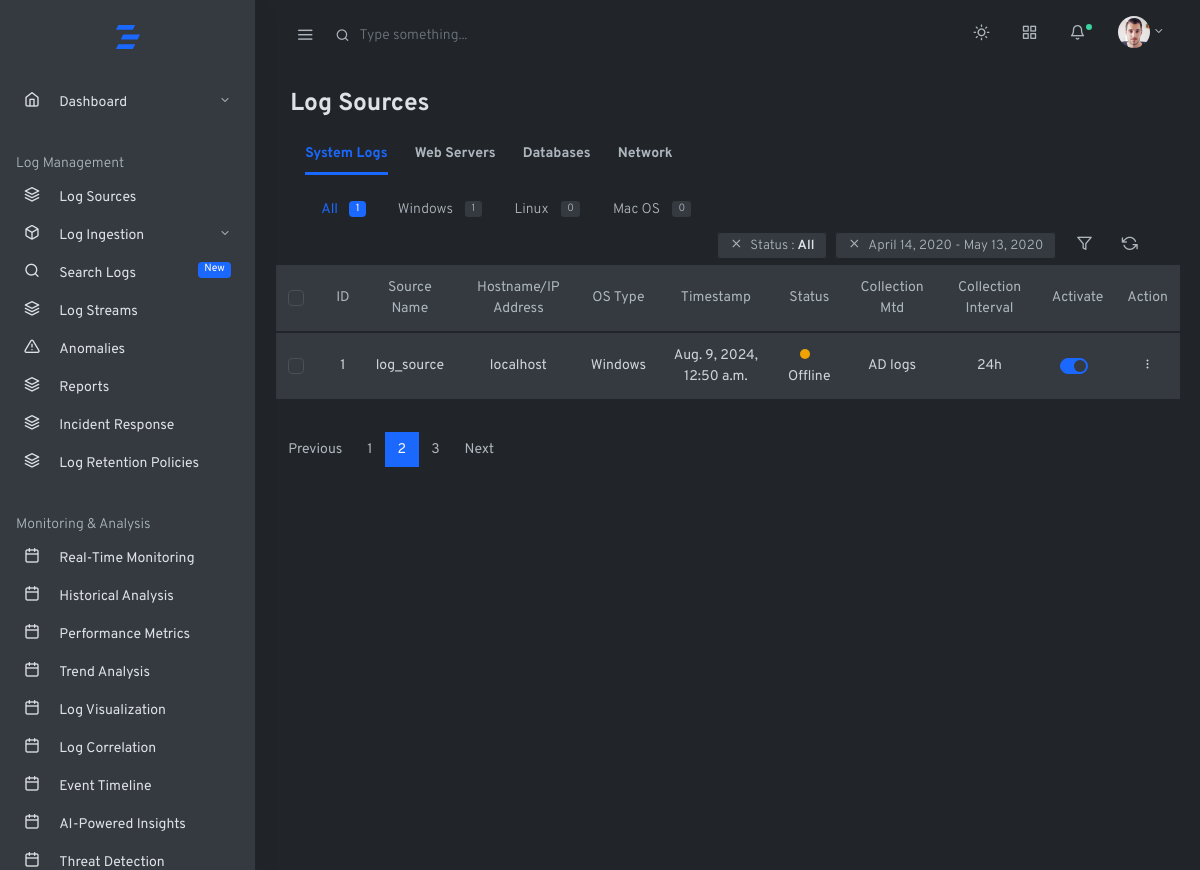
The page /home/log-sources/ on the database as committed earlier.
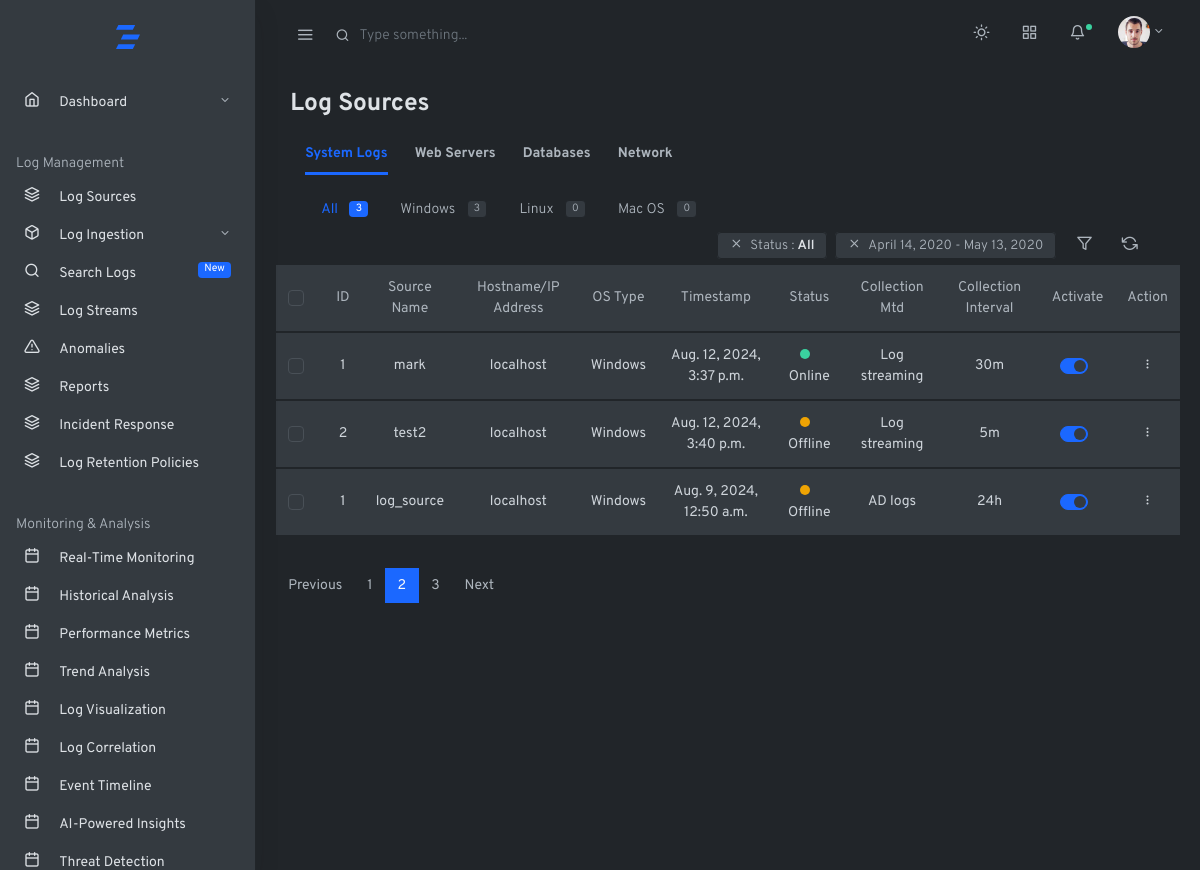
The same page on the database as committed later.
### log_management_app/models.py (models this page shows, shortened)
class WindowsActiveDirectoryLogSource(models.Model):
    SOURCE_STATUS_CHOICES = [
        ('Online', 'Active'),
        ('Offline', 'Inactive'),
    ]
    COLLECTION_INTERVAL_CHOICES = [
        ('5m', 'Every 5 minutes'),
        ('15m', 'Every 15 minutes'),
        ('30m', 'Every 30 minutes'),
        ('1h', 'Every 1 hour'),
        ('6h', 'Every 6 hours'),
        ('12h', 'Every 12 hours'),
        ('24h', 'Every 24 hours'),
    ]
    RETENTION_POLICY_CHOICES = [
        ('7d', '7 days'),
        ('14d', '14 days'),
        ('30d', '30 days'),
        ('60d', '60 days'),
        ('90d', '90 days'),
        ('180d', '180 days'),
        ('365d', '365 days'),
    ]
    log_source_name = models.CharField(max_length=100, default='log_source')
    hostname_ip_address = models.CharField(max_length=255, default='localhost', null=True)
    domain_name=models.CharField(max_length=200)
    ingestion_mtd = models.CharField(max_length=30, default='powershell')
    os_type=models.CharField(max_length=50,default='Windows')
    status = models.CharField(max_length=10, choices=SOURCE_STATUS_CHOICES, default='Offline')
    collection_interval = models.CharField(max_length=10, choices=COLLECTION_INTERVAL_CHOICES, default='24h')
    retention_policy = models.CharField(max_length=10, choices=RETENTION_POLICY_CHOICES, default='30d')
    collection_mtd = models.CharField(max_length=50, default='AD logs')
    activate = models.BooleanField(default=True)
    created_at = models.DateTimeField(auto_now_add=True, null=True)
    updated_at = models.DateTimeField(auto_now=True, null=True)

class WindowsLogSource(models.Model):
    INGESTION_MTD = [
        ('powershell', 'Powershell'),
    ]
    COLLECTION_INTERVAL_CHOICES = [
        ('5m', 'Every 5 minutes'),
        ('15m', 'Every 15 minutes'),
        ('30m', 'Every 30 minutes'),
        ('1h', 'Every 1 hour'),
        ('6h', 'Every 6 hours'),
        ('12h', 'Every 12 hours'),
        ('24h', 'Every 24 hours'),
    ]
    RETENTION_POLICY_CHOICES = [
        ('7d', '7 days'),
        ('14d', '14 days'),
        ('30d', '30 days'),
        ('60d', '60 days'),
        ('90d', '90 days'),
        ('180d', '180 days'),
        ('365d', '365 days'),
    ]
    SOURCE_STATUS_CHOICES = [
        ('Online', 'Active'),
        ('Offline', 'Inactive'),
    ]
    log_source_name = models.CharField(max_length=100)
    hostname_ip_address = models.CharField(max_length=255, default='localhost', null=True)
    description = models.TextField(blank=True, null=True)
    log_type = models.ManyToManyField(WindowsLogType)
    os_type=models.CharField(max_length=50,default='Windows')
    status = models.CharField(max_length=10, choices=SOURCE_STATUS_CHOICES, default='Offline')
    collection_mtd = models.CharField(max_length=50, default='Log streaming')
    collection_interval = models.CharField(max_length=10, choices=COLLECTION_INTERVAL_CHOICES, default='24h')
    retention_policy = models.CharField(max_length=10, choices=RETENTION_POLICY_CHOICES, default='30d')
    ingestion_mtd = models.CharField(max_length=30, choices=INGESTION_MTD, default='powershell')
    comments = models.TextField(blank=True, null=True)
    activate = models.BooleanField(default=True)
    created_at = models.DateTimeField(auto_now_add=True, null=True)
    updated_at = models.DateTimeField(auto_now=True, null=True)

### log_management_app/views.py (the view)
# urls.py: path('home/log-sources/',views.logsources,name='logsources'),
def logsources(request, os_type=None):
    log_sources_1 = WindowsLogSource.objects.all()
    log_sources_2 = WindowsFileLogSource.objects.all()
    log_sources_3 = WindowsPerfLogs.objects.all()
    log_sources_4 = WindowsActiveDirectoryLogSource.objects.all()
    log_sources_5 = LinuxLogSource.objects.all()
    log_sources_6 = LinuxFileLogSource.objects.all()
    log_sources_7 = LinuxPerfLogs.objects.all()
    log_sources_8 = LDAPLogSource.objects.all()
    log_sources_9 = MacLogSource.objects.all()
    log_sources_10 = MacFileLogSource.objects.all()
    log_sources_11 = MacPerfLogs.objects.all()
    log_sources_12 = OpenDirLogSource.objects.all()
    all_log_sources = list(chain(
        log_sources_1, log_sources_2, log_sources_3, log_sources_4,
        log_sources_5, log_sources_6, log_sources_7, log_sources_8,
        log_sources_9, log_sources_10, log_sources_11, log_sources_12
    ))
    windows_count = len(list(chain(log_sources_1, log_sources_2, log_sources_3, log_sources_4)))
    linux_count = len(list(chain(log_sources_5, log_sources_6, log_sources_7, log_sources_8)))
    mac_count = len(list(chain(log_sources_9, log_sources_10, log_sources_11, log_sources_12)))
    all_count = len(all_log_sources)  # Total count of all log sources
    if os_type == "windows":
        log_sources = list(chain(log_sources_1, log_sources_2, log_sources_3, log_sources_4))
    elif os_type == "linux":
        log_sources = list(chain(log_sources_5, log_sources_6, log_sources_7, log_sources_8))
    elif os_type == "macos":
        log_sources = list(chain(log_sources_9, log_sources_10, log_sources_11, log_sources_12))
    else:
        log_sources = all_log_sources
    context = {
        'log_sources': log_sources,
        'windows_count': windows_count,
        'linux_count': linux_count,
        'mac_count': mac_count,
        'all_count': all_count,
        'os_type': os_type,  # Pass os_type to the template for active tab
    }
    return render(request, 'baseapp/logsources/logsources.html', context)

### log_management_app/templates/baseapp/logsources/logsources.html (shortened to what this page needs)
{% extends 'mainhome.html' %}
{% block content %}
        <div class="container-fluid">
          <div class="row justify-content-center">
            <div class="col-12">
              <h2 class="h3 mb-3 page-title">Log Sources</h2>
              <div class="row mb-4 items-align-center">
                <div class="col-md">
                  <div class="col-md">
                    <ul class="nav nav-tabs mb-3" id="myTab" role="tablist">
                        <li class="nav-item">
                            <a class="nav-link active" id="system-logs-tab" data-toggle="tab" href="#system-logs" role="tab" aria-controls="system-logs" aria-selected="true">System Logs</a>
                        </li>
                        <li class="nav-item">
                            <a class="nav-link" id="web-servers-tab" data-toggle="tab" href="#web-servers" role="tab" aria-controls="web-servers" aria-selected="false">Web Servers</a>
                        </li>
                        <li class="nav-item">
                            <a class="nav-link" id="databases-tab" data-toggle="tab" href="#databases" role="tab" aria-controls="databases" aria-selected="false">Databases</a>
                        </li>
                        <li class="nav-item">
                            <a class="nav-link" id="caching-systems-tab" data-toggle="tab" href="#caching-systems" role="tab" aria-controls="caching-systems" aria-selected="false">Network</a>
                        </li>
                    </ul>
                    <div class="tab-content" id="myTabContent">
                        <div class="tab-pane fade show active" id="system-logs" role="tabpanel" aria-labelledby="system-logs-tab">
                            <ul class="nav nav-pills">
                                <li class="nav-item">
                                    <a class="nav-link {% if not os_type %}active bg-transparent text-primary{% else %}text-muted{% endif %}" href="{% url 'logsources' %}">
                                        All
                                        <span class="badge badge-pill {% if not os_type %}bg-primary text-white{% else %}bg-white border text-muted{% endif %} ml-2">{{all_count}}</span>
                                    </a>
                                </li>
                                <li class="nav-item">
                                    <a class="nav-link {% if os_type == 'windows' %}active{% else %}text-muted{% endif %}" href="{% url 'logsources' 'windows' %}">
                                        Windows
                                        <span class="badge badge-pill {% if os_type == 'windows' %}bg-primary text-white{% else %}bg-white border text-muted{% endif %} ml-2">{{windows_count}}</span>
                                    </a>
                                </li>
                                <li class="nav-item">
                                    <a class="nav-link {% if os_type == 'linux' %}active{% else %}text-muted{% endif %}" href="{% url 'logsources' 'linux' %}">
                                        Linux
                                        <span class="badge badge-pill {% if os_type == 'linux' %}bg-primary text-white{% else %}bg-white border text-muted{% endif %} ml-2">{{linux_count}}</span>
                                    </a>
                                </li>
                                <li class="nav-item">
                                    <a class="nav-link {% if os_type == 'macos' %}active{% else %}text-muted{% endif %}" href="{% url 'logsources' 'macos' %}">
                                        Mac OS
                                        <span class="badge badge-pill {% if os_type == 'macos' %}bg-primary text-white{% else %}bg-white border text-muted{% endif %} ml-2">{{mac_count}}</span>
                                    </a>
                                </li>
                            </ul>
                        </div>
                    </div>
                </div>
                <div class="col-md-auto ml-auto text-right">
                  <span class="small bg-white border py-1 px-2 rounded mr-2 d-none d-lg-inline">
                    <a href="#" class="text-muted"><i class="fe fe-x mx-1"></i></a>
                    <span class="text-muted">Status : <strong>All</strong></span>
                  </span>
                  <span class="small bg-white border py-1 px-2 rounded mr-2 d-none d-lg-inline">
                    <a href="#" class="text-muted"><i class="fe fe-x mx-1"></i></a>
                    <span class="text-muted">April 14, 2020 - May 13, 2020</span>
                  </span>
                  <button type="button" class="btn" data-toggle="modal" data-target=".modal-slide"><span class="fe fe-filter fe-16 text-muted"></span></button>
                  <button type="button" class="btn"><span class="fe fe-refresh-ccw fe-16 text-muted"></span></button>
                </div>
              </div>
              <table class="table border table-hover bg-white">
                <thead>
                  <tr role="row">
                    <th>
                      <div class="custom-control custom-checkbox">
                      </div>
                    </th>
                    <th class="text-center">ID</th>
                    <th class="text-center">Source Name</th>
                    <th class="text-center">Hostname/IP Address</th>
                    <th class="text-center">OS Type</th>
                    <th class="text-center">Timestamp</th>
                    <th class="text-center">Status</th>
                    <th class="text-center">Collection Mtd</th>
                    <th class="text-center">Collection Interval</th>
                    <th class="text-center">Activate</th>
                    <th class="text-center">Action</th>
                  </tr>
                </thead>
                <tbody>
                  {%for log_source in log_sources %}
                  <tr>
                    <td class="align-center">
                      <div class="custom-control custom-checkbox">
                      </div>
                    </td>
                    <td class="text-center">{{log_source.id}}</td>
                    <td class="text-center">{{log_source.log_source_name}}</td>
                    <td class="text-center">{{log_source.hostname_ip_address}}</td>
                    <td class="text-center">{{log_source.os_type}}</td>
                    <td class="text-center">{{log_source.created_at}}</td>
                    {% if log_source.status == 'Online' %}
                        <td class="text-center"><span class="dot dot-lg bg-success mr-2"></span>Online</td>
                    {% else %}
                        <td class="text-center"><span class="dot dot-lg bg-warning mr-2"></span>Offline</td>
                    {% endif %}
                    <td class="text-center">{{log_source.collection_mtd}}</td>
                    <td class="text-center">{{log_source.collection_interval}}</td>
                    <td class="text-center">
                      <div class="custom-control custom-switch">
                      </div>
                  </td>
                    <td class="text-center">
                      <div class="dropdown">
                        <button class="btn btn-sm dropdown-toggle more-vertical" type="button" data-toggle="dropdown" aria-haspopup="true" aria-expanded="false">
                        </button>
                      </div>
                    </td>
                  </tr>
                </tbody>
                {%endfor%}
              </table>
              <nav aria-label="Table Paging" class="my-3">
                <ul class="pagination justify-content-end mb-0">
                  <li class="page-item"><a class="page-link" href="#">Previous</a></li>
                  <li class="page-item"><a class="page-link" href="#">1</a></li>
                  <li class="page-item active"><a class="page-link" href="#">2</a></li>
                  <li class="page-item"><a class="page-link" href="#">3</a></li>
                  <li class="page-item"><a class="page-link" href="#">Next</a></li>
                </ul>
              </nav>
            </div>
          </div>
        </div>
        {% endblock %}

Rows that differ between the two databases and show on the page:
added WindowsLogSource: id "1", log_source_name "mark", hostname_ip_address "localhost", os_type "Windows", created_at "Aug. 12, 2024, 3:37 p.m.", status "Online" (drawn), collection_mtd "Log streaming", collection_interval "30m"
added WindowsLogSource: id "2", log_source_name "test2", hostname_ip_address "localhost", os_type "Windows", created_at "Aug. 12, 2024, 3:40 p.m.", status "Offline" (drawn), collection_mtd "Log streaming", collection_interval "5m"
Other text that changed with them:
{{ all_count }}: "1" → "3"
{{ windows_count }}: "1" → "3"
